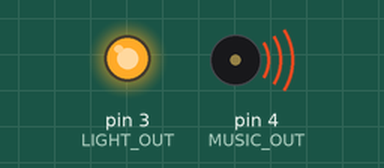
Recording of a sketch running on a simulated Arduino Uno, built with avr-gcc and run on an emulated ATmega328P. On the bench: output pins drawn as LEDs (lit = HIGH), buzzer (waves = sounding). Random numbers use the default seed unless the sketch sets one.

Above: at 0.1 s.
At 13.2 s:
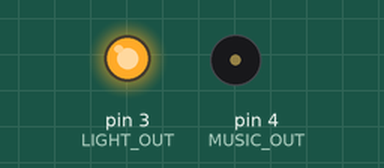
Timing chart, 0 to 14.7 s (numbered marks = the images above):
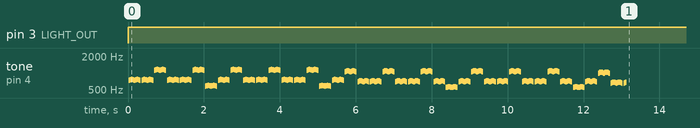

The sketch:

halloween-2019.ino
```cpp
#include <TaskScheduler.h>
#include <Chrono.h>
#include "pitches.h"


#define LIGHT_OUT 3
#define MUSIC_OUT 4
#define SCARE_OUT 4

void scareLoop(void);
void thereminLoop(void);

Scheduler runner;
Task scareTask(2, TASK_FOREVER, &scareLoop);
Task thereminTask(12, TASK_FOREVER, &thereminLoop);

boolean thereminOn = true;

void thereminLoop(void) {
  static Chrono _noteChrono;
  static Chrono _onOffChrono;
  static boolean _onOff = false;
  static unsigned long _onOffTime = 0;

  static unsigned int melody[] = {NOTE_CS6,NOTE_FS5,NOTE_FS5,NOTE_CS6,NOTE_FS5,NOTE_FS5,NOTE_CS6,NOTE_D5,NOTE_FS5,
               NOTE_CS6,NOTE_FS5,NOTE_FS5,NOTE_CS6,NOTE_FS5,NOTE_FS5,NOTE_CS6,NOTE_D5,NOTE_FS5,
               NOTE_C6,NOTE_F5,NOTE_F5,NOTE_C6,NOTE_F5,NOTE_F5,NOTE_C6,NOTE_F5,NOTE_CS5,NOTE_F5,
               NOTE_C6,NOTE_F5,NOTE_F5,NOTE_C6,NOTE_F5,NOTE_F5,NOTE_C6,NOTE_F5,NOTE_CS5,NOTE_F5,
               NOTE_B5,NOTE_E5,NOTE_E5,NOTE_B5,NOTE_E5,NOTE_E5,NOTE_B5,NOTE_E5,NOTE_C6,NOTE_E5,
               NOTE_B5,NOTE_E5,NOTE_E5,NOTE_B5,NOTE_E5,NOTE_E5,NOTE_B5,NOTE_E5,NOTE_C6,NOTE_E5};
  static unsigned short noteDurations[] = {4,4,4,4,4,4,4,4,4,
                      4,4,4,4,4,4,4,4,4,
                      4,4,4,4,4,4,4,4,4,4,
                      4,4,4,4,4,4,4,4,4,4,
                      4,4,4,4,4,4,4,4,4,4,
                      4,4,4,4,4,4,4,4,4,4};
  static unsigned short note = 0;

  static unsigned int vibrato[] = {0,4,8,11,13,15,15,15,13,11,8,4};
  static unsigned short vibratoLen = 12;
  static unsigned short x = 0;

  static int noteDuration = 0;
  static boolean playNote = true;

  if (_onOffChrono.hasPassed(_onOffTime)) {
    _onOffChrono.restart();
    _onOff = !_onOff;
    if (_onOff) {
      _onOffTime = random(10000, 25000);
    } else {
      _onOffTime = random(60000, 90000);
    }
  }

  if (!_onOff) {
    noTone(MUSIC_OUT);
    return;
  }

  if (thereminOn && playNote && melody[note]) {
    //tone(4, melody[note]);
    tone(MUSIC_OUT, melody[note]+vibrato[x++]*(melody[note]/300));
    if (x == 12) {
      x = 0;
    }
  }

  if (_noteChrono.hasPassed(noteDuration)) {
    _noteChrono.restart();
    if (playNote) {
      noTone(MUSIC_OUT);
      playNote = false;
      noteDuration *= 0.05;
    } else {
      note++;
      if (note == 58) {
        note = 0;
      }
      noteDuration = 1200 / noteDurations[note];
      playNote = true;
      x = 0;
    }
  }
}

void scareLoop()  {
  static Chrono _lightChrono;
  static Chrono _waitChrono;

  static unsigned short _state = 0; //Estado da Task
  static unsigned long  _wtime = 0; //Tempo de espera
  static unsigned long  _ltime = 0; //Tempo de flash da luz

  switch(_state) {
    case 0: //Inicia o temporizador de ficar quieto
      _waitChrono.restart();
      _wtime = random(30000, 90000);
      _state++;
      break;
    case 1: //Testa se o tempo de ficar quite acabou
      if (_waitChrono.hasPassed(_wtime)) {
        _waitChrono.restart();
        _wtime = random(1000, 3000);
        _lightChrono.restart();
        _ltime = 0;
        _state++;
        thereminOn=false;
        noTone(MUSIC_OUT);

      }
      break;
    case 2:
      tone(SCARE_OUT, random(300, 1300));
      if (_ltime == 0) {
        _ltime = random(50,100);
        digitalWrite(LIGHT_OUT, !digitalRead(LIGHT_OUT));
      }

      if (_lightChrono.hasPassed(_ltime)) {
        digitalWrite(LIGHT_OUT, !digitalRead(LIGHT_OUT));
        _lightChrono.restart();
        _ltime = random(50,100);
      }

      if (_waitChrono.hasPassed(_wtime)) {
        _state = 0;
        noTone(SCARE_OUT);
        digitalWrite(LIGHT_OUT, HIGH);
        thereminOn=true;
      }

      break;
    default:
      _state = 0;
    break;

  }
}

void setup() {
  randomSeed(analogRead(0));

  pinMode(SCARE_OUT, OUTPUT);
  pinMode(LIGHT_OUT, OUTPUT);
  pinMode(MUSIC_OUT, OUTPUT);

  digitalWrite(LIGHT_OUT, HIGH);

  runner.init();
  runner.addTask(scareTask);
  scareTask.enable();
  runner.addTask(thereminTask);
  thereminTask.enable();

}

void loop() {
  runner.execute();
}
```

pitches.h
```cpp
/*************************************************
 * Public Constants
 *************************************************/

#define NOTE_B0  31
#define NOTE_C1  33
#define NOTE_CS1 35
#define NOTE_D1  37
#define NOTE_DS1 39
#define NOTE_E1  41
#define NOTE_F1  44
#define NOTE_FS1 46
#define NOTE_G1  49
#define NOTE_GS1 52
#define NOTE_A1  55
#define NOTE_AS1 58
#define NOTE_B1  62
#define NOTE_C2  65
#define NOTE_CS2 69
#define NOTE_D2  73
#define NOTE_DS2 78
#define NOTE_E2  82
#define NOTE_F2  87
#define NOTE_FS2 93
#define NOTE_G2  98
#define NOTE_GS2 104
#define NOTE_A2  110
#define NOTE_AS2 117
#define NOTE_B2  123
#define NOTE_C3  131
#define NOTE_CS3 139
#define NOTE_D3  147
#define NOTE_DS3 156
#define NOTE_E3  165
#define NOTE_F3  175
#define NOTE_FS3 185
#define NOTE_G3  196
#define NOTE_GS3 208
#define NOTE_A3  220
#define NOTE_AS3 233
#define NOTE_B3  247
#define NOTE_C4  262
#define NOTE_CS4 277
#define NOTE_D4  294
#define NOTE_DS4 311
#define NOTE_E4  330
#define NOTE_F4  349
#define NOTE_FS4 370
#define NOTE_G4  392
#define NOTE_GS4 415
#define NOTE_A4  440
#define NOTE_AS4 466
#define NOTE_B4  494
#define NOTE_C5  523
#define NOTE_CS5 554
#define NOTE_D5  587
#define NOTE_DS5 622
#define NOTE_E5  659
#define NOTE_F5  698
#define NOTE_FS5 740
#define NOTE_G5  784
#define NOTE_GS5 831
#define NOTE_A5  880
#define NOTE_AS5 932
#define NOTE_B5  988
#define NOTE_C6  1047
#define NOTE_CS6 1109
#define NOTE_D6  1175
#define NOTE_DS6 1245
#define NOTE_E6  1319
#define NOTE_F6  1397
#define NOTE_FS6 1480
#define NOTE_G6  1568
#define NOTE_GS6 1661
#define NOTE_A6  1760
#define NOTE_AS6 1865
#define NOTE_B6  1976
#define NOTE_C7  2093
#define NOTE_CS7 2217
#define NOTE_D7  2349
#define NOTE_DS7 2489
#define NOTE_E7  2637
#define NOTE_F7  2794
#define NOTE_FS7 2960
#define NOTE_G7  3136
#define NOTE_GS7 3322
#define NOTE_A7  3520
#define NOTE_AS7 3729
#define NOTE_B7  3951
#define NOTE_C8  4186
#define NOTE_CS8 4435
#define NOTE_D8  4699
#define NOTE_DS8 4978
```

Measured:
- by itself, tone on pin 4 (MUSIC_OUT): plays 740 Hz for 0.01 s, 748 Hz for 0.01 s, 756 Hz for 0.01 s, 762 Hz for 0.01 s, 766 Hz for 0.01 s, 770 Hz for 0.04 s … (819 notes in this stretch)
